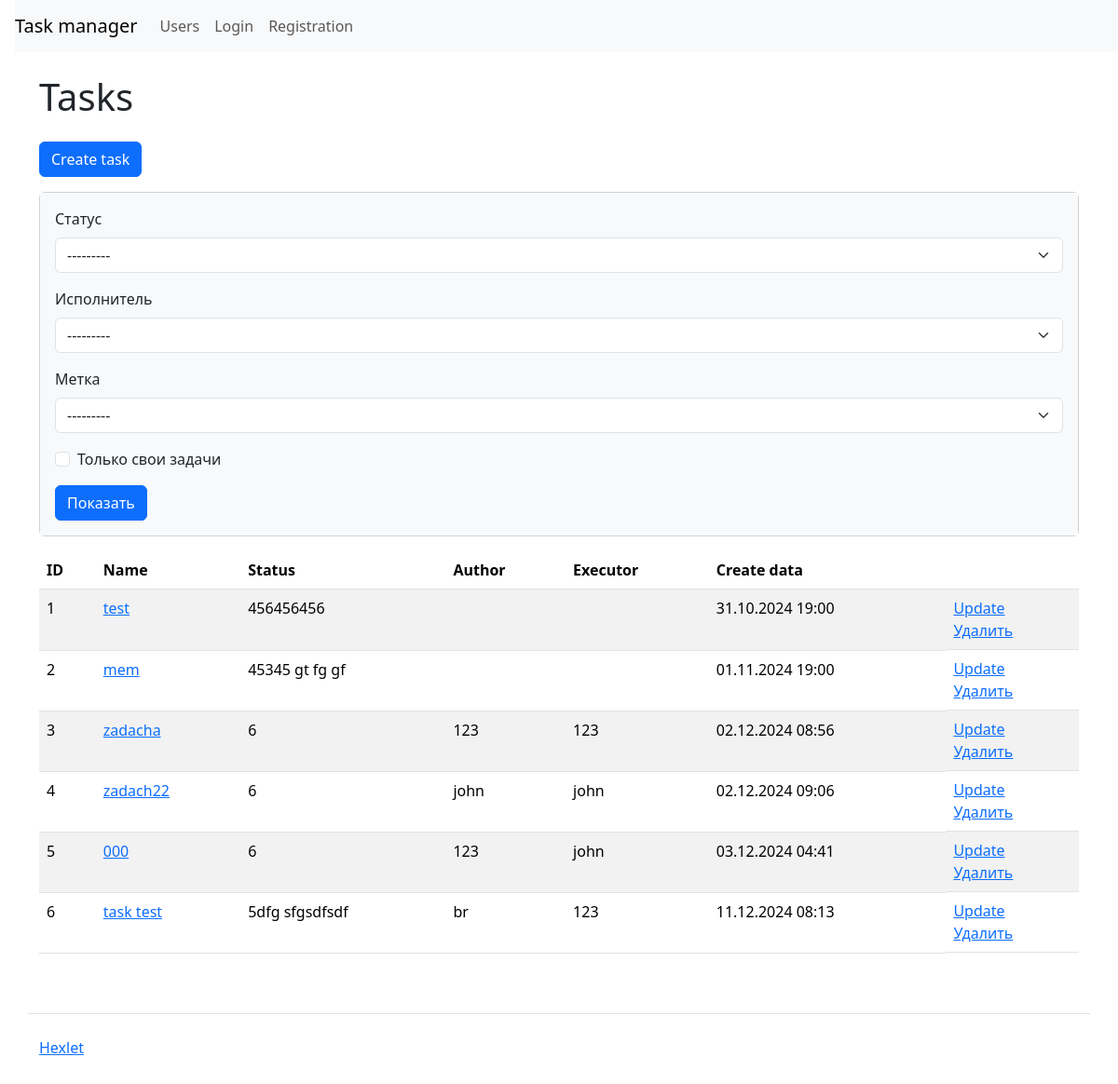
/tasks/, run on the app's committed database.
### task_manager/tasks/models.py (models this page shows)
class Task(models.Model):
    name = models.CharField(max_length=150, blank=False, unique=True)
    description = models.TextField(max_length=1000, blank=True)
    created_at = models.DateTimeField(auto_now_add=True)
    author = models.ForeignKey(get_user_model(), on_delete=models.PROTECT, related_name='author')
    status = models.ForeignKey(Status, blank=False, on_delete=models.PROTECT, related_name='status')
    executor = models.ForeignKey(get_user_model(), blank=True, null=True, on_delete=models.PROTECT, related_name='executor')
    labels = models.ManyToManyField(Label, blank=True, related_name='labels')

### task_manager/statuses/models.py (models this page shows)
class Status(models.Model):
    name = models.CharField(max_length=50, unique=True, blank=False)
    created_at = models.DateTimeField(auto_now_add=True)
    def __str__(self):
        return self.name

### task_manager/tasks/views.py (the view)
# urls.py: path('', views.ListTasksView.as_view(), name='list_tasks'),
class ListTasksView(View):
    template = 'list_tasks.html'
    def get(self, request, *args, **kwargs):
        tasks = Task.objects.all()
        statuses = Status.objects.all()
        executors = get_user_model().objects.all()
        labels = Label.objects.all()
        tasks_filtered = TasksFilter(
            request.GET, queryset=tasks, request=request
        )
        return render(
            request, self.template, {
                'statuses': statuses,
                'executors': executors,
                'labels': labels,
                'filter': tasks_filtered}
        )

### task_manager/labels/models.py (called while the page is built)
    def __str__(self):
        return self.name

### task_manager/tasks/filter.py (called while the page is built)
    def filter_author(self, queryset, name, value):
        attr_user = value
        if attr_user:
            current_user = getattr(self.request, 'user', None)
            return queryset.filter(author=current_user)
        return queryset

    def filter_queryset(self, queryset):
        queryset = super().filter_queryset(queryset)
        user = getattr(self.request, 'user', None)
        it_self = self.request.GET.get('self_tasks', None)
        if user and user.is_authenticated:
            if it_self:
                queryset = queryset.filter(author=user)
        return queryset

### task_manager/templates/list_tasks.html
{% extends 'base.html' %}
{% load django_bootstrap5 %}
{% load i18n %}
{% block content %}
  <h1 class="my-4">
    {% translate "Tasks" %}
  </h1>
<a class="btn btn-primary mb-3" href="/tasks/create/" role="button">{% translate "Create task" %}</a>
<div class="card mb-3">
<div class="card-body bg-light">
<form class="form-inline center" method="get">
  {% bootstrap_form filter.form %}
  <input class="btn btn-primary" type="submit" value="Показать">
</form>
</div>
</div>
<table class="table table-striped">
<thead>
<tr>
  <th>ID</th>
  <th>{% translate "Name" %}</th>
  <th>{% translate "Status" %}</th>
  <th>{% translate "Author" %}</th>
  <th>{% translate "Executor" %}</th>
  <th>{% translate "Create data" %}</th>
  <th></th>
</tr>
</thead>
<tbody>
  {% for task in filter.qs %}
  <tr>
    <td>{{ task.id }}</td>
    <td><a href="/tasks/{{ task.id }}/">{{ task.name }}</a></td>
    <td>{{ task.status.name }}</td>
    <td>{{ task.author }}</td>
    <td>{{ task.executor }}</td>
    <td>{{ task.created_at|date:"d.m.Y H:i" }}</td>
    <td class="d-flex flex-column">
      <a href="{% url 'update_task' task.id %}" class="d-inline-block">{% translate "Update"%}</a>
      <a href="{% url 'delete_task' task.id %}" class="d-inline-block">{% translate "Delete"%}</a>
    </td>
  </tr>
  {% endfor %}
</tbody>
</table>
{% endblock %}

### task_manager/templates/base.html (shortened to what this page needs)
{% load i18n %}
{% load django_bootstrap5 %}
<!DOCTYPE html>
<html lang="ru-ru">
  <head>
    {% bootstrap_css %}
  </head>
  <body class="d-flex flex-column min-vh-100">
    <nav class="navbar navbar-expand-lg navbar-light bg-light ms-3">
      <a class="navbar-brand" href="/">{% translate "Task manager" %}</a>
      <div class="collapse navbar-collapse" id="navbarToggleExternalContent">
        <ul class="navbar-nav mr-auto">
          <li class="nav-item">
            <a class="nav-link" href="{% url 'list_users' %}">{% translate "Users" %}</a>
          </li>
        {% if user.is_authenticated %}
        <form action="{% url 'logout' %}" method="post">
          {% csrf_token %}
          <input class="btn nav-link" type="submit" value="{% translate 'Logout' %}">
        </form>
        {% else %}
        <div class="d-flex">
          <a class="nav-link" href="{% url 'login' %}">{% translate "Login" %}</a>
          <a class="nav-link" href="{% url 'create_user' %}">{% translate "Registration" %}</a>
        </div>
        {% endif %}
        </ul>
    </div>
    </nav>
    <main class="container wrapper flex-grow-1">
      {% block content %}
      {% endblock %}
    </main>
    <footer>
      <div class="container my-5 pt-4 border-top">
        <a target="_blank" href="https://ru.hexlet.io">{% translate "Hexlet" %}</a>
      </div>
    </footer>
  </body>
</html>

### data on the page
Task: id "1", name "test", status.name "456456456", created_at "31.10.2024 19:00"
Task: id "2", name "mem", status.name "45345 gt fg gf", created_at "01.11.2024 19:00"
Task: id "3", name "zadacha", status.name "6", author "123", executor "123", created_at "02.12.2024 08:56"
Task: id "4", name "zadach22", status.name "6", author "john", executor "john", created_at "02.12.2024 09:06"
Task: id "5", name "000", status.name "6", author "123", executor "john", created_at "03.12.2024 04:41"
Task: id "6", name "task test", status.name "5dfg sfgsdfsdf", author "br", executor "123", created_at "11.12.2024 08:13"
